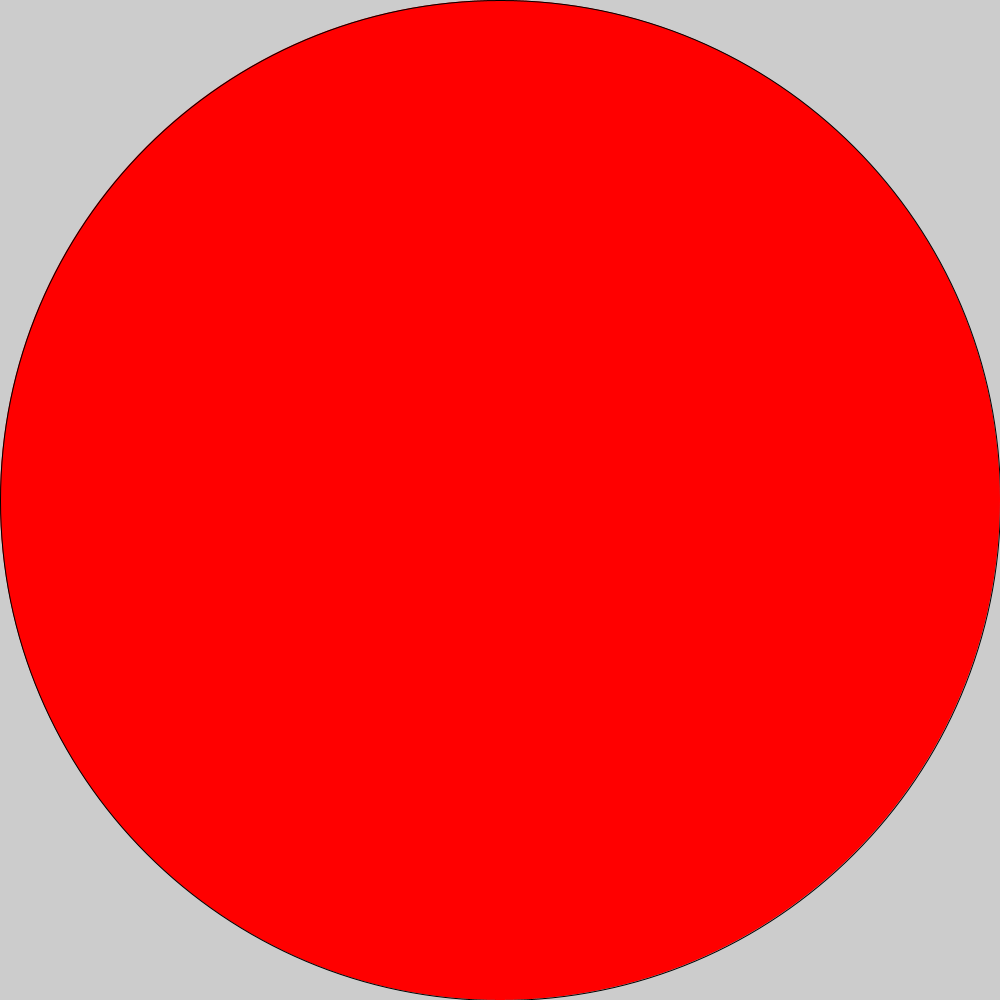
Frame 1 (no input)
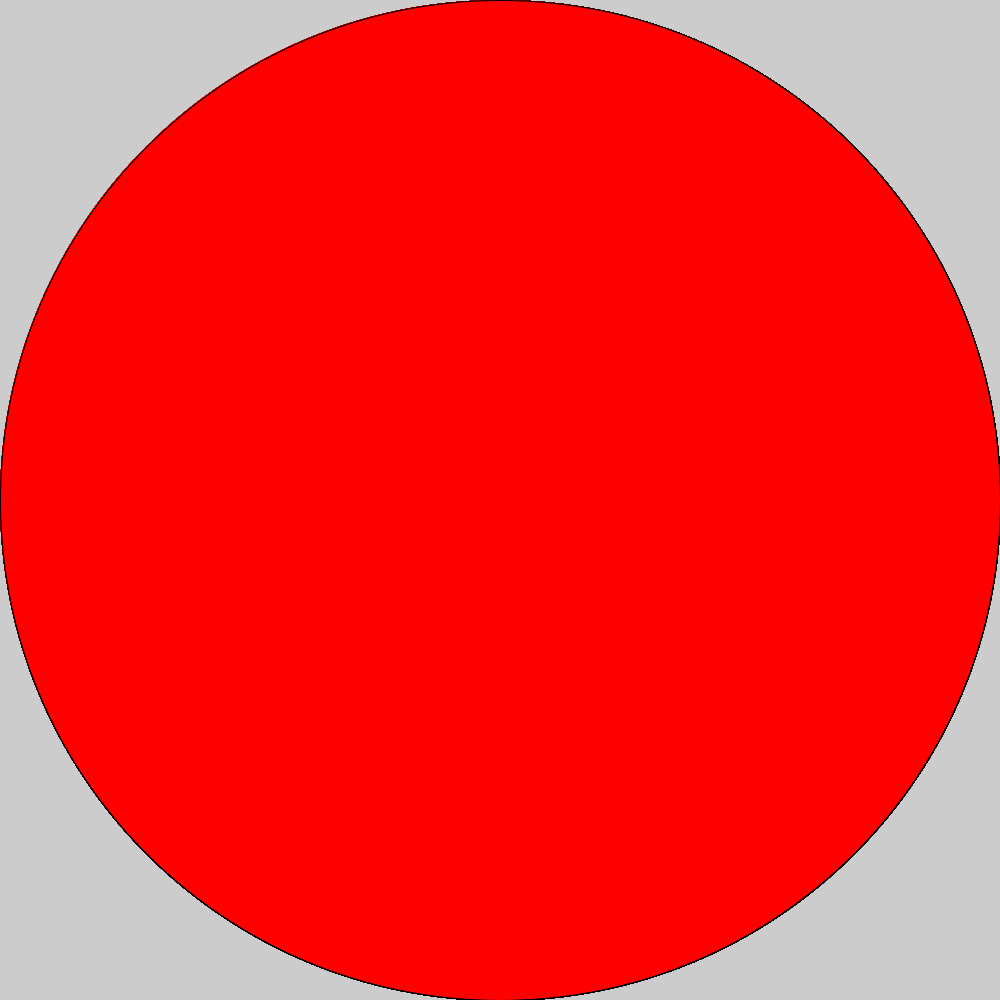
Frame 60 (the mouse pressed at the canvas centre just before this capture)
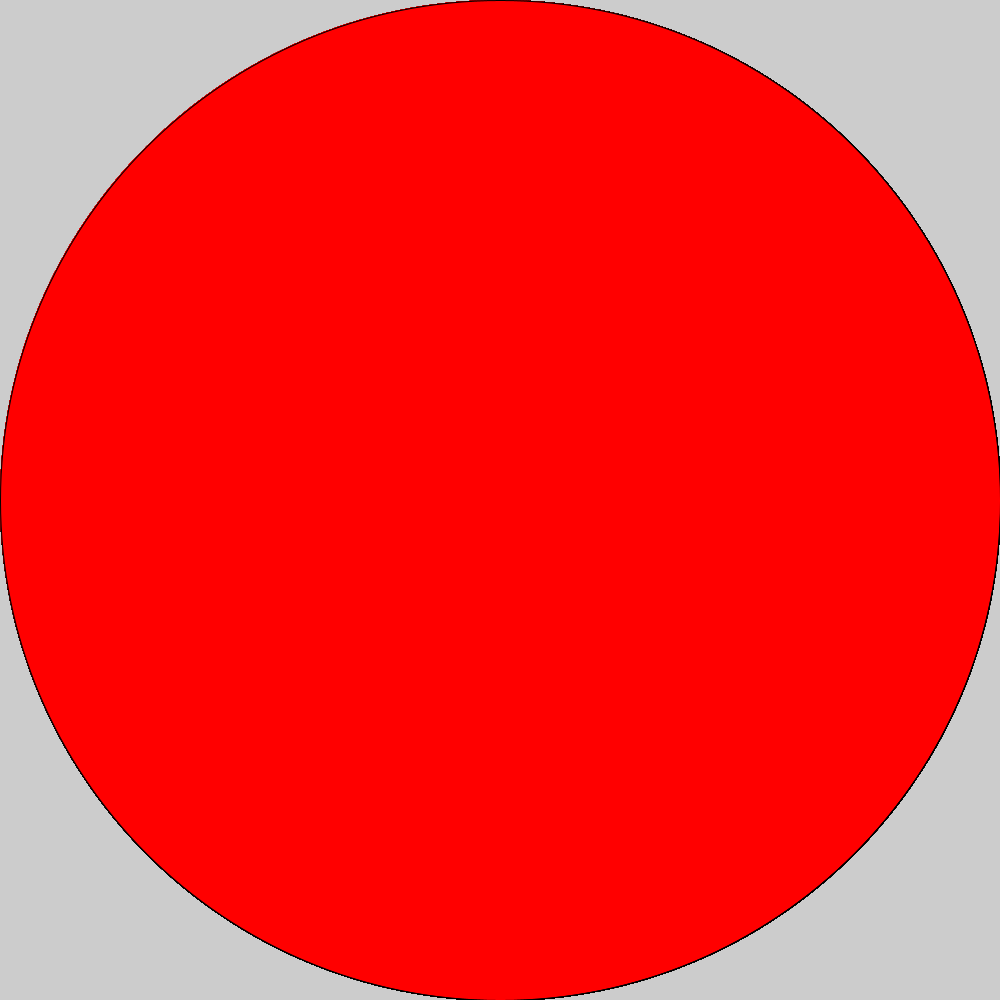
Frame 120 (the mouse held since frame 60 and released just before this capture)

The Processing sketch that drew these frames (run headless with seeded random() and noise(); from frame 60 on, the mouse is pressed at the canvas centre):

// Processing sketch: sketch_181120a
// ── sketch_181120a.pde
void setup(){
size(1000,1000);  
}
void draw(){
noFill();
for(int i=1; i<101;i++){
  if(i%2==0){
fill(255,0,0);
  }
    ellipse(500,500,10*i,10*i);
    
}
}
